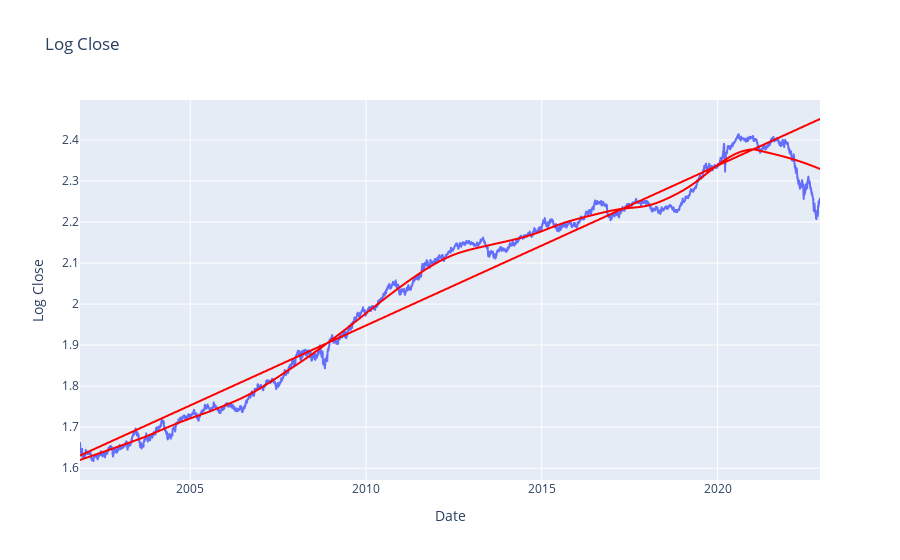

This figure's notebook cell:
### Code cell
import plotly.express as px
log_y = False
# Plot the log of the values with a loess curve
lowess_graph = px.scatter(
    monthly_increases,
    x=monthly_increases.index,
    y=np.log(monthly_increases['Close']),
    log_y=log_y,
    trendline='lowess',
    trendline_options=dict(frac=0.18),
    trendline_color_override = 'red',
)
ols_graph = px.scatter(
    monthly_increases,
    x=monthly_increases.index,
    y=np.log(monthly_increases['Close']),
    log_y=log_y,
    trendline='ols',
    #trendline_options=dict(frac=0.18),
    trendline_color_override = 'red',
)
#lowess_graph.data[0].update(visible=False)
#lowess_graph.update_traces(line_color='red', line_width=5)
# Show the plot
fig = px.line(
    monthly_increases,
    x=monthly_increases.index,
    y=np.log(monthly_increases['Close']),
    log_y=log_y,
    title="Log Close",
    labels={'y': 'Log Close'}
)
fig.add_trace(lowess_graph.data[1])
fig.add_trace(ols_graph.data[1])
fig.show()

### Figure 1 — Plotly figure (JSON) as saved in the notebook; plotly's stock layout.template omitted (floating-point values rounded to 4 significant figures; data arrays with more than 128 entries replaced by an {"elided": "..."} marker saying what was removed)
{"data": [{"hovertemplate": "Date=%{x}<br>Log Close=%{y}<extra></extra>", "legendgroup": "", "line": {"color": "#636efa", "dash": "solid"}, "marker": {"symbol": "circle"}, "mode": "lines", "name": "", "showlegend": false, "type": "scattergl", "x": {"elided": "5300 str values"}, "xaxis": "x", "y": {"elided": "5300 float values"}, "yaxis": "y"}, {"hovertemplate": "<b>LOWESS trendline</b><br><br>Date=%{x}<br>y=%{y} <b>(trend)</b><extra></extra>", "legendgroup": "", "line": {"color": "red"}, "marker": {"color": "#636efa", "symbol": "circle"}, "mode": "lines", "name": "", "showlegend": false, "type": "scattergl", "x": {"elided": "5300 str values"}, "xaxis": "x", "y": {"elided": "5300 float values"}, "yaxis": "y"}, {"hovertemplate": "<b>OLS trendline</b><br>y = 1.23462e-09 * Date + 0.389377<br>R<sup>2</sup>=0.956267<br><br>Date=%{x}<br>y=%{y} <b>(trend)</b><extra></extra>", "legendgroup": "", "line": {"color": "red"}, "marker": {"color": "#636efa", "symbol": "circle"}, "mode": "lines", "name": "", "showlegend": false, "type": "scattergl", "x": {"elided": "5300 str values"}, "xaxis": "x", "y": {"elided": "5300 float values"}, "yaxis": "y"}], "layout": {"legend": {"tracegroupgap": 0}, "title": {"text": "Log Close"}, "xaxis": {"anchor": "y", "domain": [0, 1], "title": {"text": "Date"}}, "yaxis": {"anchor": "x", "domain": [0, 1], "title": {"text": "Log Close"}}}}
